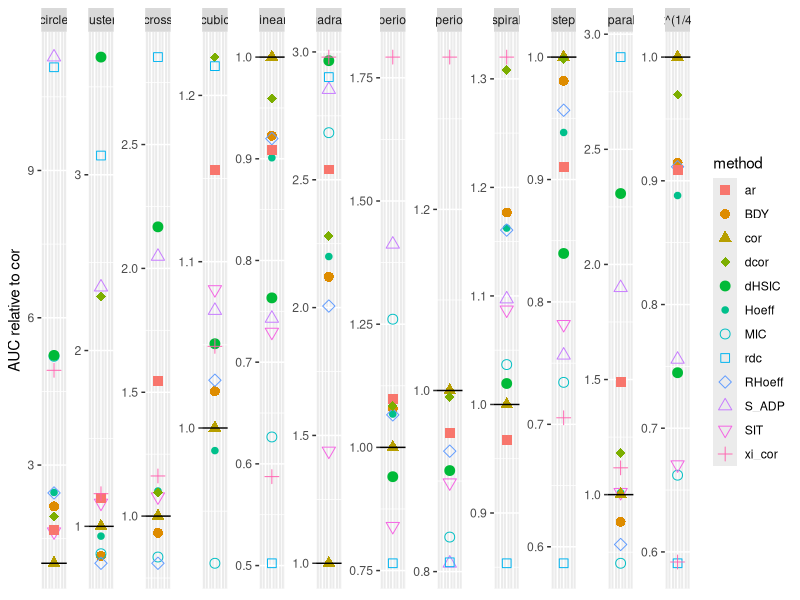
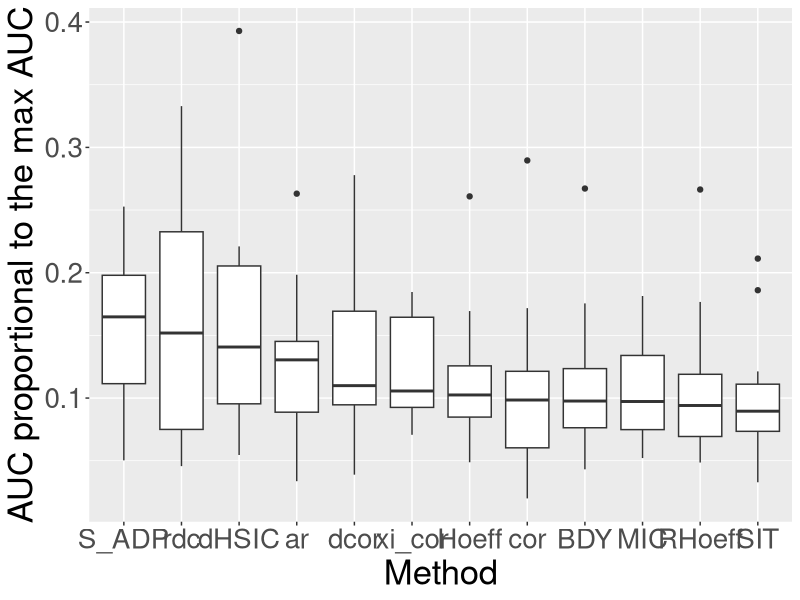
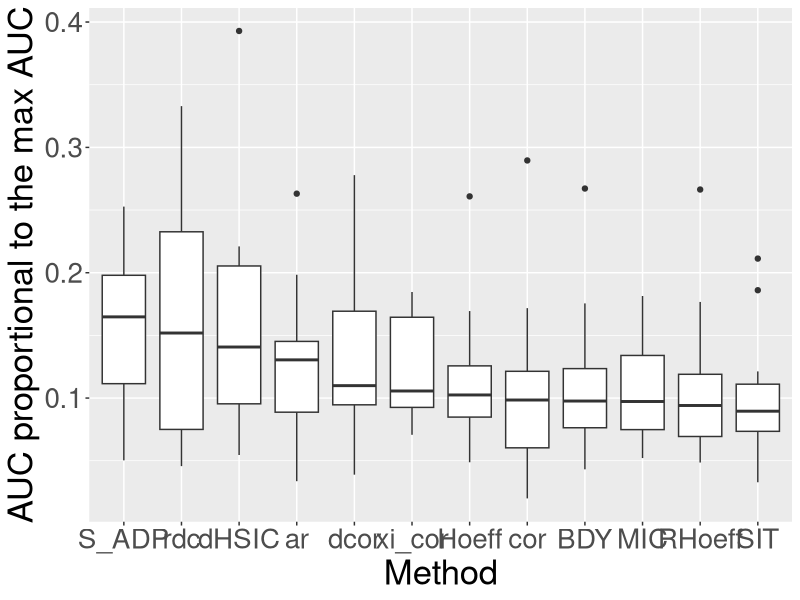
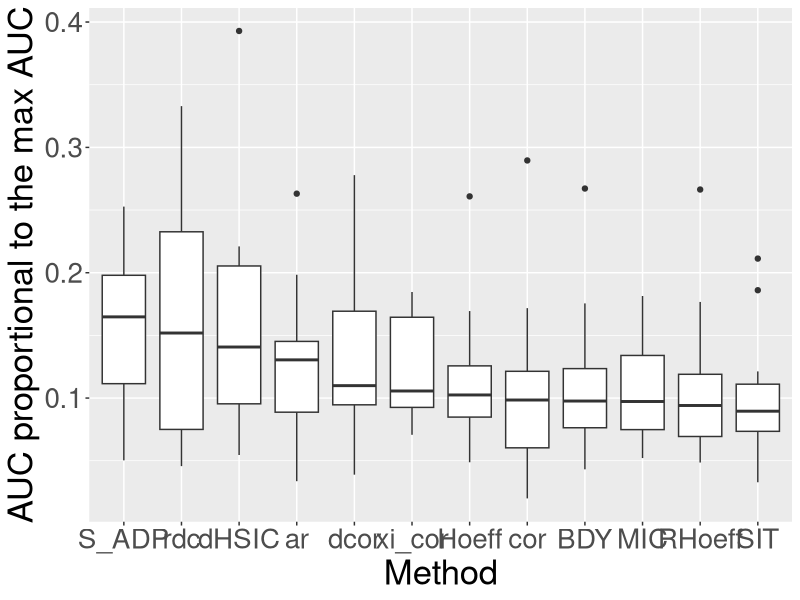

Reproduce these figures in R, in order.

# 2.9.2022

library(dplyr)
library(pracma)
library(ggplot2)

Results = read.table("power_analysis_small_sample/power_results.txt", header = T)

d_type = unique(Results$d_type)

method = unique(Results$method)

x = unique(Results$noise)

D = Results %>% group_by(d_type, method) %>% summarise(AUC = pracma::trapz(x, power))

D = D %>% arrange(method)

D$AUC = D$AUC/30 # 30 is the theoretical max AUC. Thus AUC in D is a proportion of AUC of the max AUC

D_cor = D %>% filter(method == "cor")

D = D %>% group_by(method) %>% mutate(relative_AUC = AUC/D_cor$AUC) 

ggplot(data = D, mapping = aes(x = 1, y = relative_AUC, group = method)) +
  geom_point(aes(color = method, shape = method), size = 3) +
  scale_shape_manual(values = c(15:25, 3)) +
  ggforce::facet_row(vars(d_type), scales = "free", space = "free") + 
  theme(axis.title.x=element_blank(),
        axis.text.x=element_blank(),
        axis.ticks.x=element_blank()) +
  geom_hline(yintercept = 1) +
  ylab("AUC relative to cor")



D = D %>% group_by(method) %>% mutate(sum_AUC = sum(AUC), mean_AUC = mean(AUC), sd_AUC = sd(AUC))

D2 = D %>% group_by(method) %>% summarise(sum_AUC = unique(sum_AUC), mean_AUC = unique(mean_AUC), sd_AUC = unique(sd_AUC))

D2 %>% arrange(desc(sum_AUC))

# The percentage of proportional AUC with respect to the method returning the max prop. AUC 

D2 %>% arrange(desc(sum_AUC)) %>% mutate(relative_AUC = sum_AUC/max(sum_AUC), CV = sd_AUC/mean_AUC)

AUC_boxplot = ggplot(data = D, mapping = aes(x = reorder(method, AUC, FUN = median, decreasing = TRUE), 
                                             y = AUC, group = method)) +
  geom_boxplot() +
  labs(x = "Method",
       y = "AUC proportional to the max AUC") +
  theme(text = element_text(size = 25))  

AUC_boxplot

ggsave(filename="power_analysis_small_sample/AUC_boxplot.pdf", 
       plot = AUC_boxplot, 
       device = cairo_pdf, 
       width = 400, 
       height = 297, 
       units = "mm")

ggsave(filename="power_analysis_small_sample/AUC_boxplot.png", 
       plot = AUC_boxplot, 
       device = png, 
       width = 420, 
       height = 297, 
       units = "mm",
       dpi = 700)
